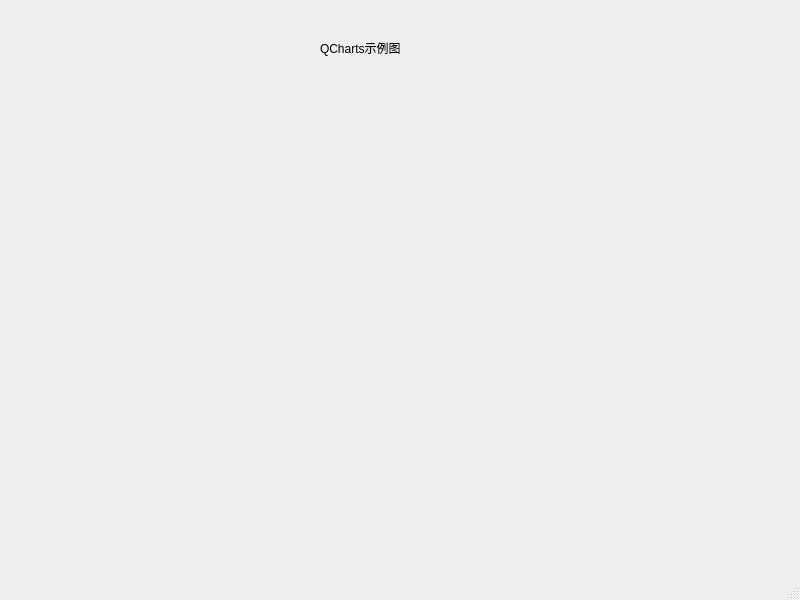
<?xml version="1.0" encoding="UTF-8"?>
<ui version="4.0">
 <class>MainWindow</class>
 <widget class="QMainWindow" name="MainWindow">
  <property name="geometry">
   <rect>
    <x>0</x>
    <y>0</y>
    <width>800</width>
    <height>600</height>
   </rect>
  </property>
  <property name="windowTitle">
   <string>MainWindow</string>
  </property>
  <widget class="QWidget" name="centralwidget">
   <widget class="QLabel" name="label">
    <property name="geometry">
     <rect>
      <x>320</x>
      <y>40</y>
      <width>131</width>
      <height>16</height>
     </rect>
    </property>
    <property name="text">
     <string>QCharts示例图</string>
    </property>
   </widget>
  </widget>
  <widget class="QMenuBar" name="menubar">
   <property name="geometry">
    <rect>
     <x>0</x>
     <y>0</y>
     <width>800</width>
     <height>22</height>
    </rect>
   </property>
  </widget>
  <widget class="QStatusBar" name="statusbar"/>
 </widget>
 <resources/>
 <connections/>
</ui>
